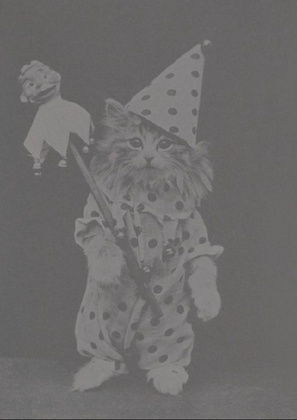
%> input picture lab-1/low_contrast.jpg, 297 x 420 px, shrunk from 566 x 800 before the run
$ octave lab1_extra_task.m   (GNU Octave 9; MATLAB toolbox functions it lacks are replaced by stand-ins)
%> lines starting %> are read from the running program, lines starting %| are printed output that depends on the picture; in (x1, y1, x2, y2) boxes, pixels count from 0 and x2, y2 are one past the last pixel; in counts of white or black regions, pixels touching at a corner belong together; the program's own positions count from 1
image_low=imread("low_contrast.jpg");
%> image_low is the input picture: size 420x297x3 uint8; mean R, G, B 109.8, 108.3, 108.1

image_equalized_histeq = zeros(size(image_low), 'uint8');
for channel = 1:3
    image_equalized_histeq(:,:,channel) = histeq(image_low(:,:,channel));
end
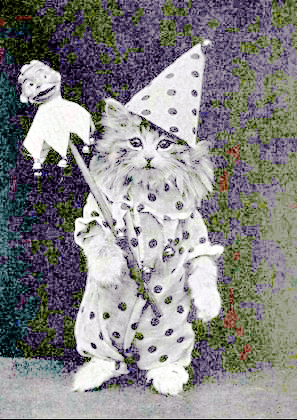
%> image_equalized_histeq: size 420x297x3 uint8; mean R, G, B 132.9, 132.5, 132.5

image_low(image_low <= 95) = 95;
%> image_low: size 420x297x3 uint8; 0.4% of pixels changed, all inside (x1, y1, x2, y2) = (0, 0, 297, 420)
[numRows, numCols, Layers] = size(image_low);
%> numRows = 420; numCols = 297; Layers = 3
for k=1:1:Layers
    image_min = min(min(image_low(:, :, k)));
    image_max = max(max(image_low(:, :, k)));
    for i=1:1:numRows
        for j=1:1:numCols
            element = (double(image_low(i,j,k) - image_min) / double(image_max - image_min));
            image_equalized_my(i,j,k) = element^0.5;
            if image_equalized_my(i,j,k) > 1
                image_equalized_my(i,j,k) = 1;
            end
            if image_equalized_my(i,j,k) < 0
                image_equalized_my(i,j,k) = 0;
            end
        end
    end
end
%> this loop made 3 passes
%> image_max on passes 1 to 3: 147, 145, 146
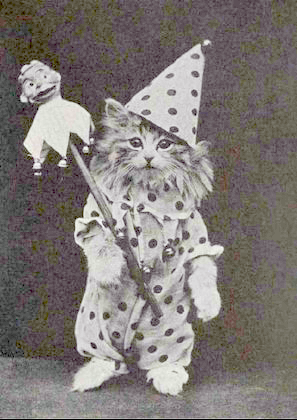
%> image_equalized_my: size 420x297x3 double; mean R, G, B 0.503, 0.479, 0.467

subplot(4, 3, 1);
imhist(image_low(:,:,1));
title('Исходный красный канал');
subplot(4, 3, 2);
imhist(image_low(:,:,2));
title('Исходный зеленый канал');
subplot(4, 3, 3);
imhist(image_low(:,:,3));
title('Исходный синий канал');

subplot(4, 3, 4);
imhist(image_equalized_histeq(:,:,1));
title('Выравненный красный канал (histeq)');
subplot(4, 3, 5);
imhist(image_equalized_histeq(:,:,2));
title('Выравненный зеленый канал (histeq)');
subplot(4, 3, 6);
imhist(image_equalized_histeq(:,:,3));
title('Выравненный синий канал (histeq)');

subplot(4, 3, 7);
imhist(image_equalized_my(:,:,1));
title('Выравненный красный канал (вручную)');
subplot(4, 3, 8);
imhist(image_equalized_my(:,:,2));
title('Выравненный зеленый канал (вручную)');
subplot(4, 3, 9);
imhist(image_equalized_my(:,:,3));
title('Выравненный синий канал (вручную)');

subplot(4, 3, 10);
imshow(image_low)
subplot(4, 3, 11);
imshow(image_equalized_histeq)
subplot(4, 3, 12);
imshow(image_equalized_my)
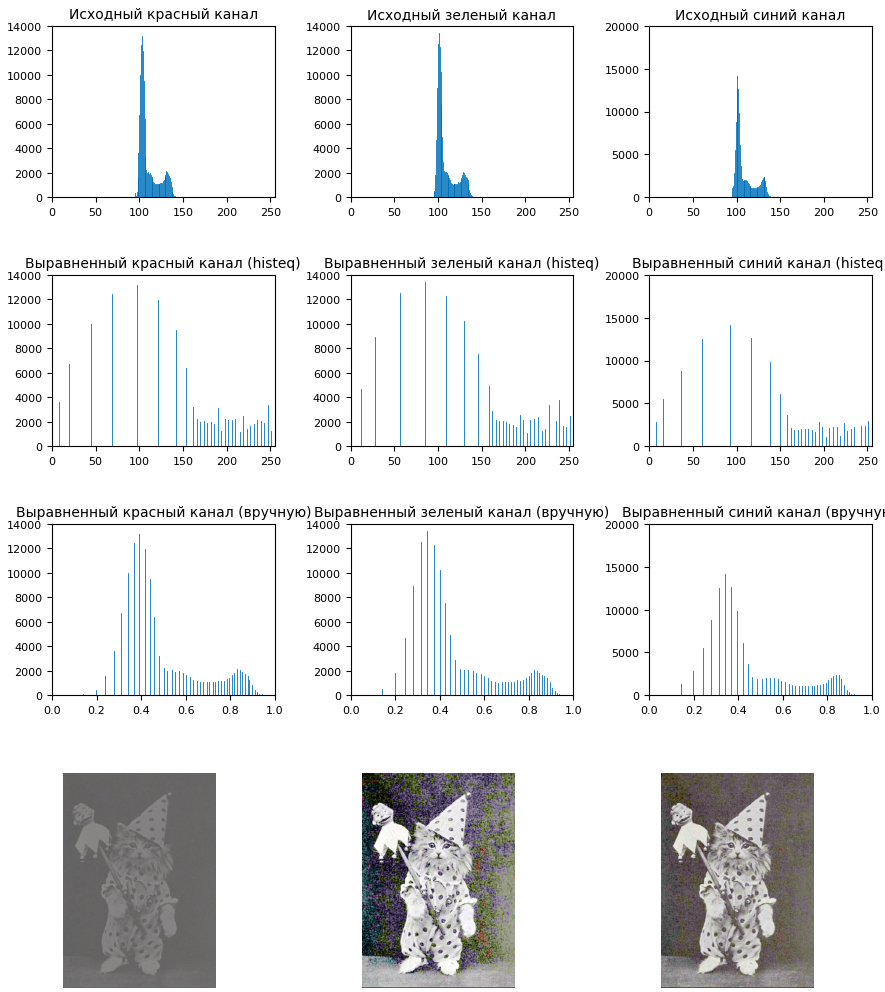
%> figure redrawn from the program's plot data, 12 panels
